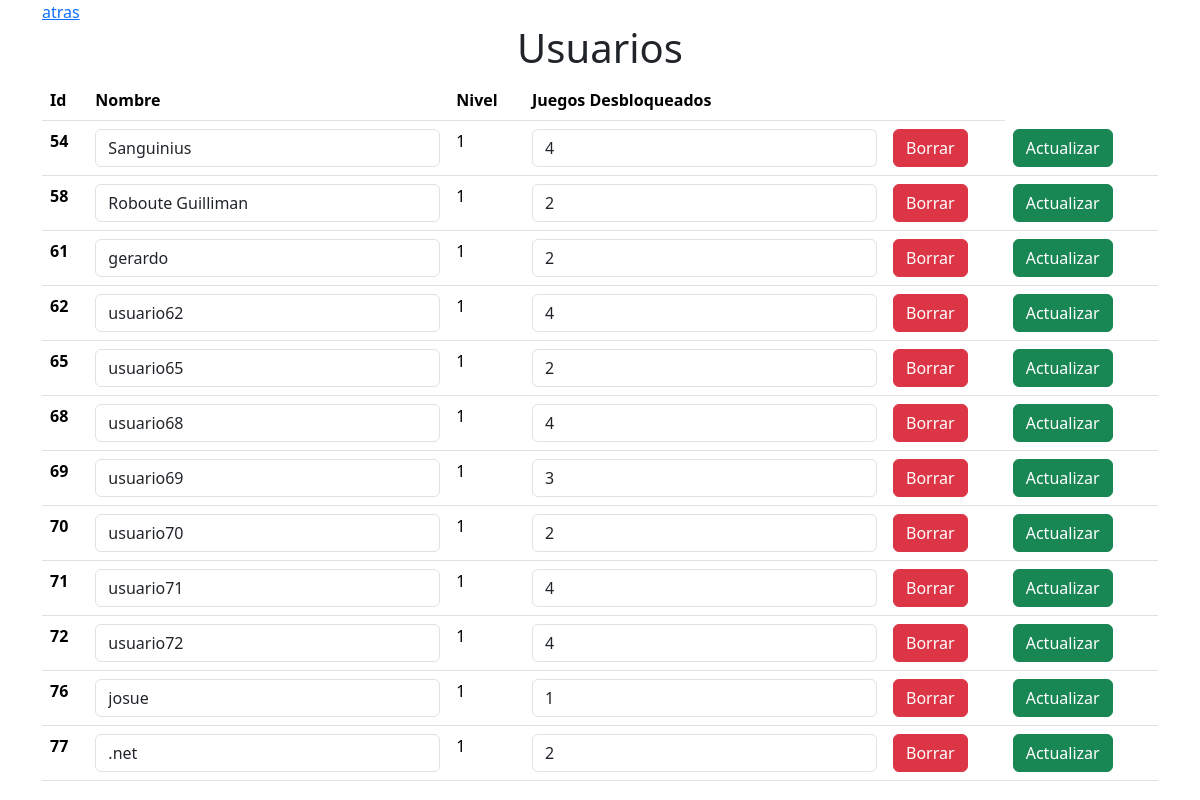
/php/gestionarDatosDeUsuarios.php (signed in), run on the app's committed database.
### tables this page shows
CREATE TABLE `usuarios` (
  `id` int NOT NULL AUTO_INCREMENT,
  `nombre` varchar(30) NOT NULL,
  `contrasenia` varchar(255) NOT NULL,
  `nivel` int NOT NULL,
  `juegos_desbloqueados` int NOT NULL,
  PRIMARY KEY (`id`),
  UNIQUE KEY `nombre` (`nombre`),
  KEY `nivel` (`nivel`),
  KEY `juegos_desbloqueados` (`juegos_desbloqueados`),
  CONSTRAINT `usuarios_ibfk_1` FOREIGN KEY (`nivel`) REFERENCES `tipos_de_usuario` (`id`) ON DELETE CASCADE ON UPDATE CASCADE,
  CONSTRAINT `usuarios_ibfk_2` FOREIGN KEY (`juegos_desbloqueados`) REFERENCES `juegos` (`id`) ON DELETE CASCADE ON UPDATE CASCADE
);

### php/gestionarDatosDeUsuarios.php (the view, shortened to what this page needs)
<!DOCTYPE html>
<html lang="en">
    <head>
        <link href="https://cdn.jsdelivr.net/npm/bootstrap@5.3.2/dist/css/bootstrap.min.css" rel="stylesheet">
        <link rel="stylesheet" type="text/css" href="../style/estiloAdministracion.css"/>
    </head>
    <body>
        <div class="container">
            <a href="./administracion.php">
                atras
            </a>
            <?php
                if(isset($_SESSION["usuario"]))
                {
                    if($_SESSION["nivel"]<2)
                    {
                        header("Location:../landingPage.php");
                        exit();
                    }
                    else
                    {
                        include("./conexion.php");
                        $nivelDeUsuario=1;
                        $seleccionar="SELECT id,nombre,contrasenia,nivel,juegos_desbloqueados FROM `usuarios` WHERE nivel=$nivelDeUsuario;";
                        $preparedStatements=$conexion->prepare($seleccionar);
                        $preparedStatements->execute();
                        $registros=$preparedStatements->fetchAll();
            ?>
                        <p class="h1">
                            Usuarios
                        </p>
                        <table class="table">
                            <thead>
                                <tr>
                                    <th scope="col">
                                        Id
                                    </th>
                                    <th scope="col">
                                        Nombre
                                    </th>
                                    <th scope="col">
                                        Nivel
                                    </th>
                                    <th scope="col">
                                        Juegos Desbloqueados
                                    </th>
                                    <th></th>
                                </tr>
                            </thead>
                            <tbody>
                                <?php foreach ($registros as $registro)
                                    {
                                ?>
                                        <tr>
                                            <form action="<?php echo $_SERVER['PHP_SELF'];?>" method="post">
                                                <th scope="row">
                                                    <label class="form-label" for="id">
                                                        <?php echo $registro["id"]?>
                                                    </label>
                                                </th>
                                                <td>
                                                    <input type="text" class="form-control" value="<?php echo $registro["nombre"]?>" id="nombre" name="Nombre" >
                                                </td>
                                                <td>
                                                    <label class="form-label" for="nivel">
                                                        <?php echo $registro["nivel"]?>
                                                    </label>
                                                </td>
                                                <td>
                                                    <input type="text" class="form-control" value="<?php echo $registro["juegos_desbloqueados"]?>" id="juegosDesbloqueados" name="JuegosDesbloqueados">
                                                </td>
                                                <td>
                                                    <button type="submit" class="btn btn-danger" id="borrar" name="Borrar">
                                                        Borrar
                                                    </button>
                                                </td>
                                                <td>
                                                    <button type="submit" class="btn btn-success" id="actualizar" name="Actualizar">
                                                        Actualizar
                                                    </button>
                                                </td>
                                            </form>
                                        </tr>
                                <?php
                                    }
                                ?>
                            </tbody>
                        </table>
            <?php
                    }
                }
                else
                {
                    header("Location:../landingPage.php");
                    exit();
                }
            ?>
        </div>
    </body>
</html>

### php/conexion.php (shortened to what this page needs)
<!DOCTYPE html>
<html lang="en">
    <head>
    </head>
    <body>
    </body>
</html>

### style/estiloAdministracion.css (style rules this page uses)
h1, p { text-align:center; }
:root { --font-Family-1: 'Rammetto One', sans-serif; --font-Family-2: 'Poppins', sans-serif; --line-div: #D4E9E0; --color-2: #345675; --color-9: #517290; --color-3: #F8FDFB; --color-5: #6BA4A4; --color-8: #98F3C9; --color-6: #22FBE2; --color-7: #3BC691; --color-1: #FDC477; --color-10: #F8AF9B; --color-4: #FC8D72; }

### data on the page
usuarios: id "54", Nombre "Sanguinius", nivel "1", JuegosDesbloqueados "4"
usuarios: id "58", Nombre "Roboute Guilliman", nivel "1", JuegosDesbloqueados "2"
usuarios: id "61", Nombre "gerardo", nivel "1", JuegosDesbloqueados "2"
usuarios: id "62", Nombre "usuario62", nivel "1", JuegosDesbloqueados "4"
usuarios: id "65", Nombre "usuario65", nivel "1", JuegosDesbloqueados "2"
usuarios: id "68", Nombre "usuario68", nivel "1", JuegosDesbloqueados "4"
usuarios: id "69", Nombre "usuario69", nivel "1", JuegosDesbloqueados "3"
usuarios: id "70", Nombre "usuario70", nivel "1", JuegosDesbloqueados "2"
usuarios: id "71", Nombre "usuario71", nivel "1", JuegosDesbloqueados "4"
usuarios: id "72", Nombre "usuario72", nivel "1", JuegosDesbloqueados "4"
usuarios: id "76", Nombre "josue", nivel "1", JuegosDesbloqueados "1"
usuarios: id "77", Nombre ".net", nivel "1", JuegosDesbloqueados "2"
